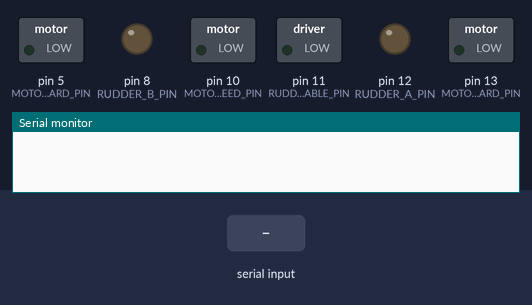
This sketch was run on a simulated Arduino Uno, built with avr-gcc and run on an emulated ATmega328P. Shown: switched loads named in the sketch (green lamp = pin HIGH), output pins drawn as LEDs (lit = HIGH), the last lines printed to the serial monitor. The test bench sets the inputs (shaded band).

Above: at 1.2 s.
1.3 s: "F" received over Serial
At 2.2 s:
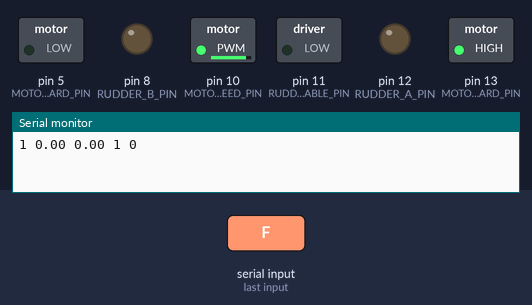
3.2 s: "B" received over Serial
At 4.8 s:
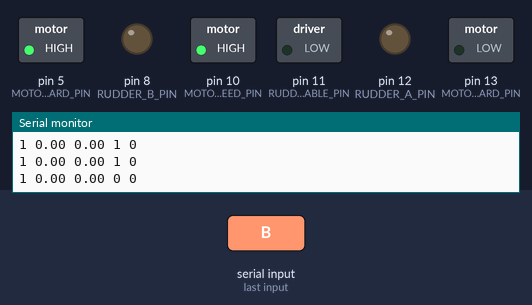
5.1 s: "S" received over Serial
At 6.3 s:
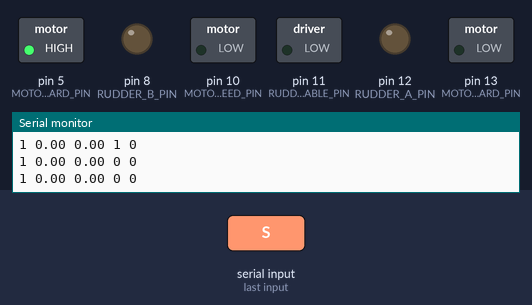
6.6 s: "L" received over Serial
At 7.6 s:
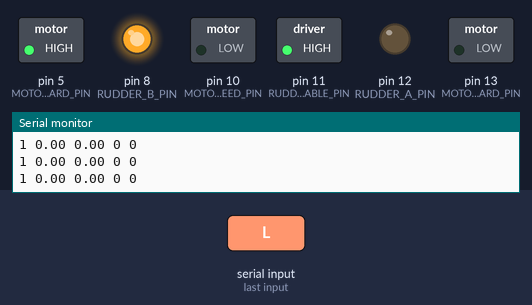
8.1 s: "R" received over Serial
At 8.5 s:
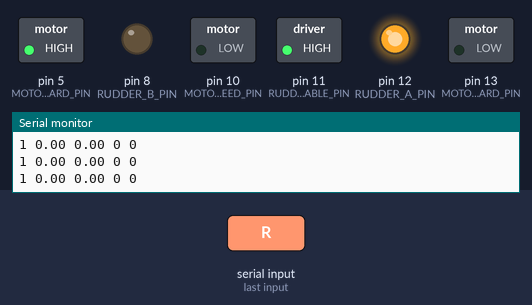
9.6 s: "D" received over Serial
At 10.9 s:
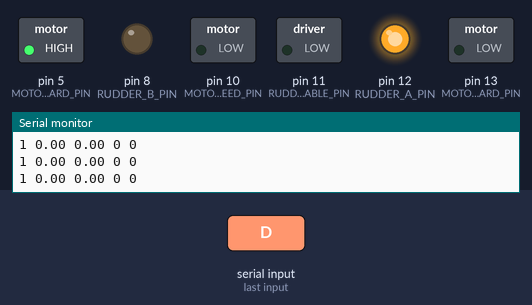
Timing chart, 0 to 12.1 s (numbered marks = the images above; inputs shaded):
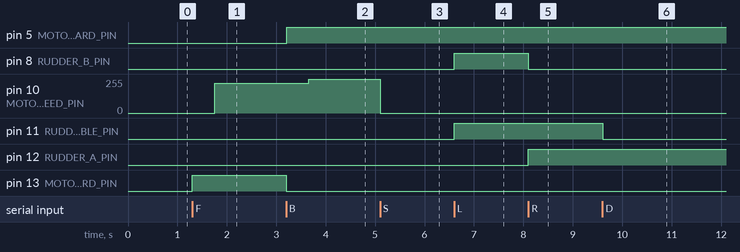

The sketch:

ArduControl.ino
```cpp
#include <avr/wdt.h>

#define EVERY_MS(x) \
  static uint32_t tmr;\
  bool flag = millis() - tmr >= (x);\
  if (flag) tmr += (x);\
  if (flag)

#define MOTOR_ENCODER_PIN 3
#define MOTOR_FORWARD_PIN 13 //4
#define MOTOR_BACKWARD_PIN 5
#define MOTOR_SPEED_PIN 10 //6
#define RUDDER_A_PIN 12 //7
#define RUDDER_B_PIN 8
#define RUDDER_ENABLE_PIN 11 //9
#define SENSOR_VOLTAGE_PIN A0
#define SENSOR_CURRENT_PIN A1

char incomingByte;

uint8_t Status = 0;
uint8_t Speed = 0;
uint8_t Direction = 0;
uint8_t RudderDegrees = 0;
float PowerVoltage = 0;
float PowerCurrent = 0;

void setup() {
  //wdt_enable(WDTO_4S);
  pinMode(MOTOR_ENCODER_PIN, INPUT);
  pinMode(MOTOR_FORWARD_PIN, OUTPUT);
  pinMode(MOTOR_BACKWARD_PIN, OUTPUT);
  pinMode(MOTOR_SPEED_PIN, OUTPUT);
  pinMode(RUDDER_A_PIN, OUTPUT);
  pinMode(RUDDER_B_PIN, OUTPUT);
  pinMode(RUDDER_ENABLE_PIN, OUTPUT);
  pinMode(SENSOR_VOLTAGE_PIN, INPUT);
  pinMode(SENSOR_CURRENT_PIN, INPUT);

  digitalWrite(MOTOR_FORWARD_PIN, LOW);
  digitalWrite(MOTOR_BACKWARD_PIN, LOW);
  digitalWrite(MOTOR_SPEED_PIN, LOW);
  digitalWrite(RUDDER_A_PIN, LOW);
  digitalWrite(RUDDER_B_PIN, LOW);
  digitalWrite(RUDDER_ENABLE_PIN, LOW);

  Serial.begin(9600);

  Status = 1;
}

void loop() {
  if (Serial.available() > 0 && Status != 2) {

    incomingByte = Serial.read();

    if (incomingByte == 'F') { //Forward
      ChangeDirection(1);
      for (int i = 0; i < 224; i++) {
        analogWrite(MOTOR_SPEED_PIN, i);
        delay(2);
      }
    }

    if (incomingByte == 'B') { //Backward
      ChangeDirection(0);
      for (int i = 0; i < 224; i++) {
        analogWrite(MOTOR_SPEED_PIN, i);
        delay(2);
      }
      analogWrite(MOTOR_SPEED_PIN, 255);
    }

    if (incomingByte == 'S') { //Stop
      analogWrite(MOTOR_SPEED_PIN, 0);
      digitalWrite(RUDDER_ENABLE_PIN, LOW);
    }

    if (incomingByte == 'D') { //Stop
      digitalWrite(RUDDER_ENABLE_PIN, LOW);
    }
  }

  if (incomingByte == 'L') { //Left
    digitalWrite(RUDDER_A_PIN, LOW);
    digitalWrite(RUDDER_B_PIN, HIGH);
    delay(5);
    digitalWrite(RUDDER_ENABLE_PIN, HIGH);
  }

  if (incomingByte == 'R') { //Right
    digitalWrite(RUDDER_A_PIN, HIGH);
    digitalWrite(RUDDER_B_PIN, LOW);
    delay(5);
    digitalWrite(RUDDER_ENABLE_PIN, HIGH);
  }

  if (incomingByte == 'E') { //Enable emergency
    Status = 2;
  }

  EVERY_MS(1500) {
    //PowerCurrent = analogRead(SENSOR_CURRENT_PIN / 1024.0 * 5);
    //PowerVoltage = analogRead(SENSOR_VOLTAGE_PIN / 1024.0 * 5);
    Serial.println((String)Status + " " + (String)PowerCurrent + " " + (String)PowerVoltage + " " + (String)Direction + " " + (String)RudderDegrees); //Sending telemetry
    //wdt_reset();
  }
}

void ChangeDirection(int direct) {
  Direction = direct;
  switch (Direction) {
    case 0:
      digitalWrite(MOTOR_FORWARD_PIN, LOW);
      delay(10);
      digitalWrite(MOTOR_BACKWARD_PIN, HIGH);
      break;
    case 1:
      digitalWrite(MOTOR_FORWARD_PIN, HIGH);
      delay(10);
      digitalWrite(MOTOR_BACKWARD_PIN, LOW);
      break;
  }
}
```

Measured:
- after the input at 1.3 s, pin 10 (MOTOR_SPEED_PIN): 0/255 → 223/255 after 0.46 s; pin 13 (MOTOR_FORWARD_PIN): LOW → HIGH at once
- after the input at 3.2 s, pin 5 (MOTOR_BACKWARD_PIN): LOW → HIGH at once; pin 10 (MOTOR_SPEED_PIN): 223/255 → 255/255 after 0.46 s; pin 13 (MOTOR_FORWARD_PIN): HIGH → LOW at once
- after the input at 5.1 s, pin 10 (MOTOR_SPEED_PIN): 255/255 → 0/255 at once
- after the input at 6.6 s, pin 8 (RUDDER_B_PIN), pin 11 (RUDDER_ENABLE_PIN): LOW → HIGH at once
- after the input at 8.1 s, pin 8 (RUDDER_B_PIN): HIGH → LOW at once; pin 12 (RUDDER_A_PIN): LOW → HIGH at once
- after the input at 9.6 s, pin 11 (RUDDER_ENABLE_PIN): HIGH → LOW at once
